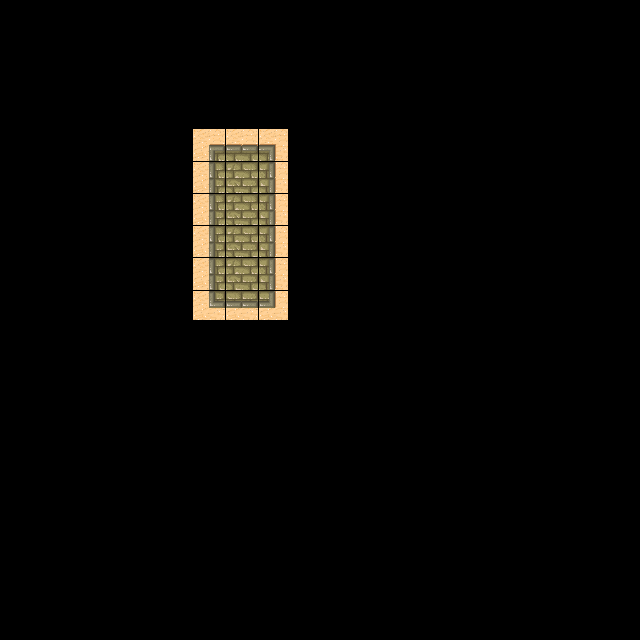

Below is a game level as drawn by its tile map, then a one-line description and the .tmx that defines it (tile-layer data replaced by summaries):
An orthogonal 20x20 tile map with 32x32 px tiles, 1 tile layer (Tile Layer 1).

<map version="1.0" orientation="orthogonal" width="20" height="20" tilewidth="32" tileheight="32">
 <tileset firstgid="1" name="tmw_desert_spacing" tilewidth="32" tileheight="32">
  <image source="tmw_desert_spacing.png" width="265" height="199" />
 </tileset>
 <layer name="Tile Layer 1" width="20" height="20">
  <data>[400 cells, 18 non-empty, 9 distinct tile ids]</data>
 </layer>
</map>
